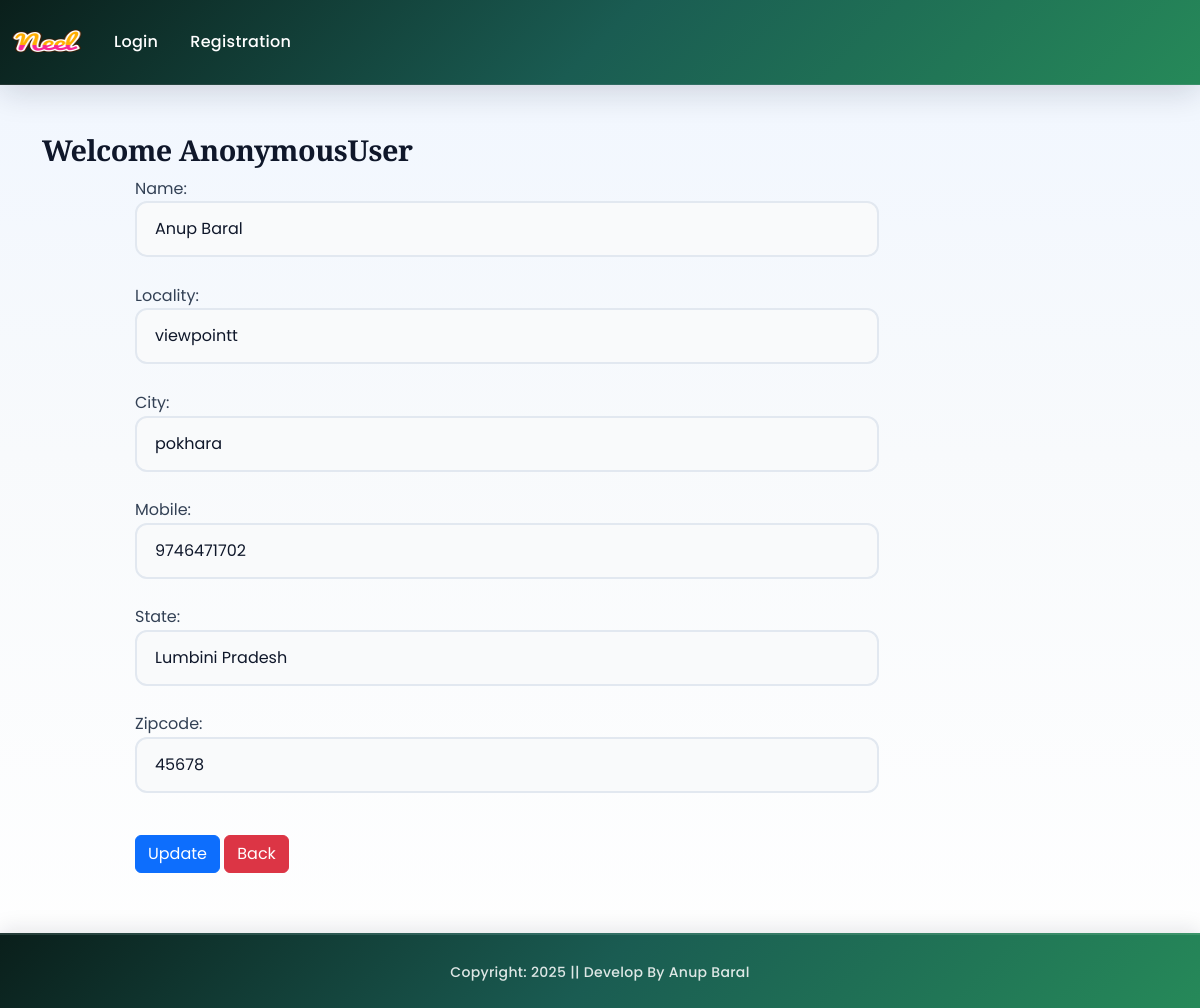
The page /updateAddress/2 on the database its author committed.
### app/models.py (models this page shows, shortened)
class Customer(models.Model):
    user = models.ForeignKey(User,on_delete=models.CASCADE)
    name = models.CharField(max_length=200)
    locality = models.CharField(max_length=200)
    city = models.CharField(max_length=50)
    mobile = models.IntegerField(default=0)
    zipcode = models.IntegerField()
    state = models.CharField(choices=STATE_CHOICES, max_length=100)

### app/views.py (the view, shortened to what this page needs)
# urls.py: path('updateAddress/<int:pk>', views.updateAddress.as_view(), name='updateAddress'),
class updateAddress(View):
    def get(self,request,pk):
        add = Customer.objects.get(pk=pk)
        form = CustomerProfileForm(instance=add)
        return render(request, 'app/updateAddress.html',locals())

### app/forms.py
class CustomerProfileForm(forms.ModelForm):
    class Meta:
        model = Customer
        fields=['name','locality','city','mobile','state','zipcode']
        widgets={
            'name':forms.TextInput(attrs={'class':'form-control'}),
            'locality':forms.TextInput(attrs={'class':'form-control'}),
            'city':forms.TextInput(attrs={'class':'form-control'}),
            'mobile':forms.NumberInput(attrs={'class':'form-control'}),
            'state':forms.Select(attrs={'class':'form-control'}),
            'zipcode':forms.NumberInput(attrs={'class':'form-control'}),
        }

### app/context_processors.py (called while the page is built)
def cart_item_count(request):
    totalitem = 0
    if request.user.is_authenticated:
        totalitem = Cart.objects.filter(user=request.user).count()
    return {'totalitem': totalitem}

### app/templates/app/updateAddress.html (shortened to what this page needs)
{% extends "app/base.html" %}
{% load static %}
{% block main-content %}
<div class="container my-5">
    <div class="row">
        <h3>Welcome <span class="text-capitalize">{{ request.user }}</span></h3>
    </div>
    <div class="col-sm-8 offset-sm-1">
        <form action="" method="post">
            {% for fm in form %}
            {{ fm.label_tag }} {{ fm }} <small class="text-danger">{{ fm.errors|striptags }}</small>
            <br>
            {% endfor %}
            <div class="col-12 mt-3">
                <button type="submit" class="btn btn-primary">Update</button>
                <a href="{% url 'address' %}" type="button" class="btn btn-danger">Back</a>
            </div>
        </form>
    </div>
</div>
{% endblock main-content %}

### app/static/app/css/style.css (style rules this page uses)
:root { --brand-900: #0a1f1b; --brand-800: #0f3632; --brand-700: #1a5c52; --brand-600: #268959; --brand-500: #2faa6b; --accent-500: #f59f4a; --accent-600: #e3832c; --accent-400: #fdb64e; --ink-900: #0f172a; --ink-800: #1e293b; --ink-700: #334155; --ink-500: #64748b; --ink-400: #94a3b8; --surface-0: #ffffff; --surface-50: #f9fafb; --surface-100: #f3f4f6; --surface-200: #e5e7eb; --border-200: #e2e8f0; --border-400: #cbd5e1; --shadow-xs: 0 1px 2px rgba(15, 23, 42, 0.05); --shadow-soft: 0 10px 30px rgba(15, 23, 42, 0.08); --shadow-mid: 0 20px 40px rgba(15, 23, 42, 0.12); --shadow-strong: 0 25px 50px rgba(15, 23, 42, 0.15); --shadow-xl: 0 30px 60px rgba(15, 23, 42, 0.2); }
* { box-sizing: border-box; }
body.site-body { font-family: "Poppins", "Segoe UI", sans-serif; color: var(--ink-700); background: linear-gradient(180deg, #f0f6ff 0%, #f8fafc 45%, #ffffff 100%); line-height: 1.6; -webkit-font-smoothing: antialiased; -moz-osx-font-smoothing: grayscale; }
h1, h2, h3, h4, h5, h6 { color: var(--ink-900); font-family: "Playfair Display", "Times New Roman", serif; letter-spacing: -0.5px; font-weight: 700; line-height: 1.2; }
h3 { font-size: clamp(1.2rem, 3vw, 1.8rem); }
a { color: inherit; transition: all 0.3s ease; }
.form-control { padding: 14px 18px; border: 2px solid var(--border-200); border-radius: 12px; font-family: inherit; font-size: 1rem; transition: all 0.3s ease; background: var(--surface-50); color: var(--ink-900); }
.form-control::placeholder { color: var(--ink-400); opacity: 0.7; }

### rows shown on the page
Customer: form "Anup Baral" "viewpointt" "pokhara" "9746471702" "Lumbini Pradesh" "45678"

### other values the page prints
{{ request.user }} "AnonymousUser"
{{ fm.label_tag }} "Name:" "Locality:" "City:" "Mobile:" "State:" "Zipcode:"
